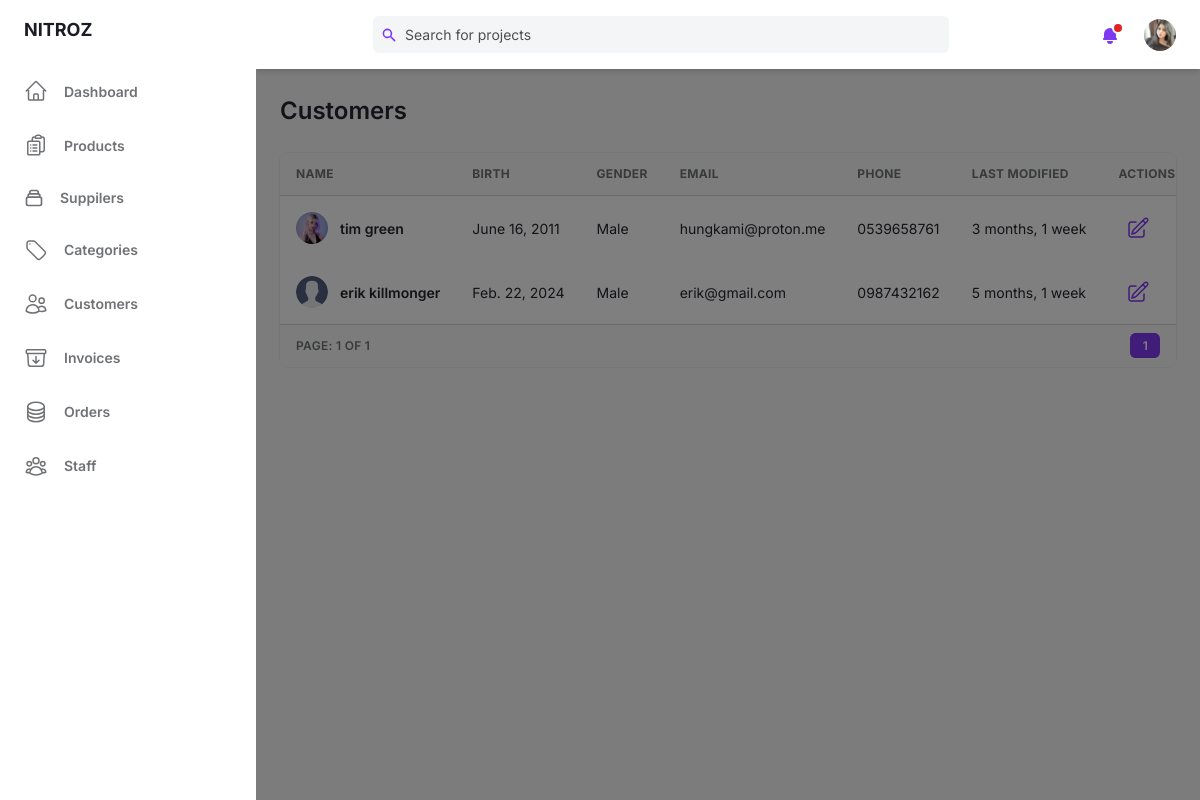
/super/customer/ (signed in), run on an earlier commit of the app's database.
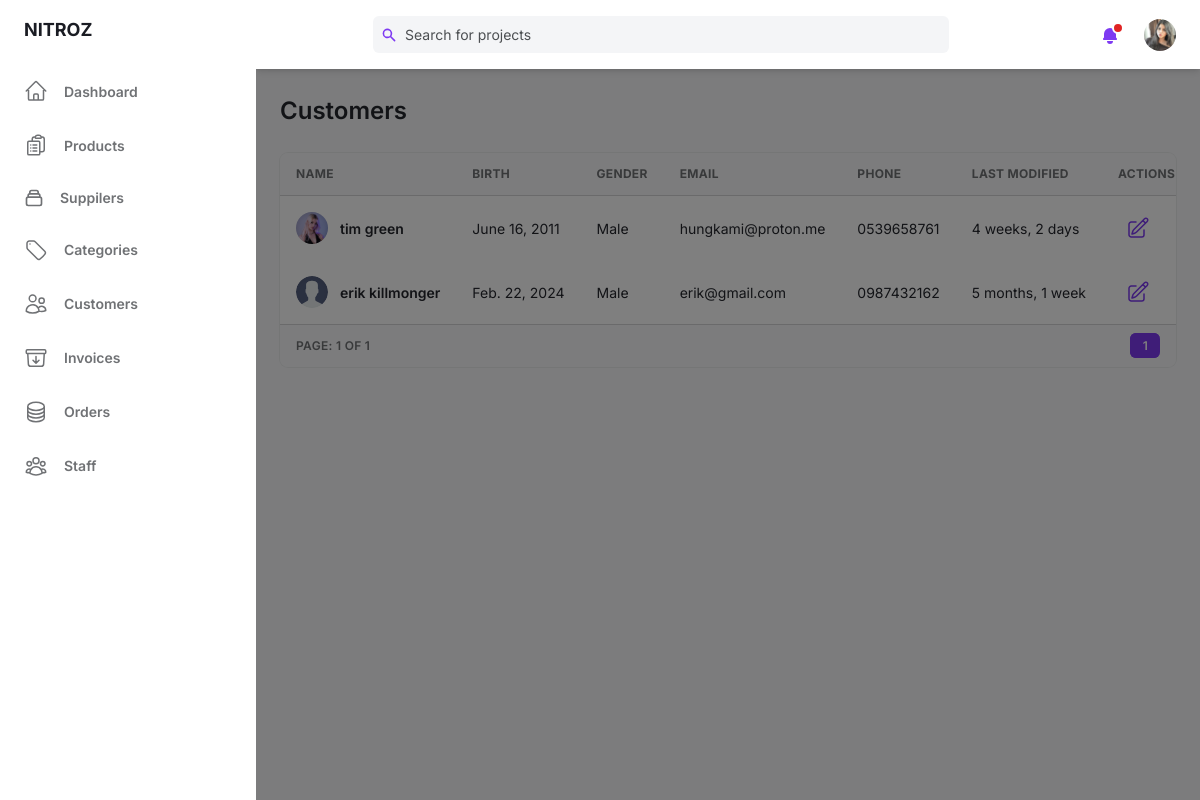
And on a later commit of the database.
### base/models.py (models this page shows)
class User(AbstractUser):
    birth = models.DateField(blank=True,null=True)
    gender = models.BooleanField(default=False)
    email = models.EmailField(unique=True)
    phone = models.CharField(max_length=10,blank=True,null=True)
    avatar = models.ImageField(null=True,blank=True,upload_to='users/',default= 'users/avatar.svg')
    old_cart = models.CharField(max_length=200, blank=True, null=True)
    updated = models.DateTimeField(auto_now=True)
    created = models.DateTimeField(auto_now_add=True)
    USERNAME_FIELD = 'email'
    REQUIRED_FIELDS = []
    @property
    def ImageURL(self):
        try:
            url = self.avatar.url
        except:
            url = ''
        return url
    objects = CustomUserManager()

### base/views.py (the view)
    def wrapper(request, *args, **kwargs):
        if not request.user.is_authenticated or not request.user.is_staff:
            messages.error(request,"You are not allow to do that action!")
            return redirect('admin_login')
        return view_func(request, *args, **kwargs)

### base/context_processors.py (called while the page is built)
def cart(request):
    return {'cart': Cart(request)}

### base/views.py (called while the page is built)
def staff_required(view_func):
    def wrapper(request, *args, **kwargs):
        if not request.user.is_authenticated or not request.user.is_staff:
            messages.error(request,"You are not allow to do that action!")
            return redirect('admin_login')
        return view_func(request, *args, **kwargs)
    return wrapper

@staff_required
@login_required(login_url='/super/login/')
def customerAdmin(request):
    pageView = 'read'
    if 'q' in request.GET:
        q = request.GET['q']
        mutiple_q = Q( Q(username__icontains=q) |
                        Q(first_name__icontains=q) |
                        Q(last_name__icontains=q) |
                        Q(email__icontains=q))
        customers = User.objects.filter(mutiple_q, is_staff=False)
    else:
        customers = User.objects.filter(is_staff=False)
    page = Paginator(customers, 4)
    page_list = request.GET.get('page')
    page = page.get_page(page_list)
    context = {'customers':customers, 'page':page, 'pageView':pageView}
    return render(request, 'base/admin/customer.html',context)

### base/templates/base/admin/customer.html (shortened to what the changed rows need)
{% extends "admin/main.html" %}
{% block content %}
<main class="h-full pb-16 overflow-y-auto">
    <div class="container grid px-6 mx-auto">
      {% if pageView == 'read' %}
      <h2 class="my-6 text-2xl font-semibold text-gray-700 dark:text-gray-200">Customers</h2>
      {% elif pageView == 'edit' %}
      <h2 class="my-6 text-2xl font-semibold text-gray-700 dark:text-gray-200">Edit Customer</h2>
      {% endif %}
      {% if pageView == 'read' %}
      <div class="w-full overflow-hidden rounded-lg shadow-xs">
        <div class="w-full overflow-x-auto">
            <table class="w-full whitespace-no-wrap">
                <thead>
                <tr class="text-xs font-semibold tracking-wide text-left text-gray-500 uppercase border-b dark:border-gray-700 bg-gray-50 dark:text-gray-400 dark:bg-gray-800">
                    <th class="px-4 py-3">Name</th>
                    <th class="px-4 py-3">Birth</th>
                    <th class="px-4 py-3">Gender</th>
                    <th class="px-4 py-3">Email</th>
                    <th class="px-4 py-3">Phone</th>
                    <th class="px-4 py-3">Last Modified</th>
                    <th class="px-4 py-3">Actions</th>
                </tr>
                </thead>
                {% for user in page.object_list %}
                <tbody class="bg-white divide-y dark:divide-gray-700 dark:bg-gray-800">
                <tr class="text-gray-700 dark:text-gray-400">
                    <td class="px-4 py-3">
                    <div class="flex items-center text-sm">
                        <div class="relative hidden w-8 h-8 mr-3 rounded-full md:block">
                        <img
                            class="object-cover w-full h-full rounded-full"
                            src="{{user.ImageURL}}" alt="" loading="lazy"/>
                        <div class="absolute inset-0 rounded-full shadow-inner" aria-hidden="true"></div>
                        </div>
                        <div>
                        <p class="font-semibold">{{user.first_name}} {{user.last_name}}</p>
                        </div>
                    </div>
                    </td>
                    <td class="px-4 py-3 text-sm">{{user.birth}}</td>
                    {% if user.gender %}
                    <td class="px-4 py-3 text-sm">Male</td>
                    {% else %}
                    <td class="px-4 py-3 text-sm">Female</td>
                    {% endif %}
                    <td class="px-4 py-3 text-sm">{{user.email}}</td>
                    <td class="px-4 py-3 text-sm">{{user.phone}}</td>
                    <td class="px-4 py-3 text-sm">{{user.updated|timesince}}</td>
                    <td class="px-4 py-3">
                    <div class="flex items-center space-x-4 text-sm">
                        <button class="flex items-center justify-between px-2 py-2 text-sm font-medium leading-5 text-purple-600 rounded-lg dark:text-gray-400 focus:outline-none focus:shadow-outline-gray"
                        aria-label="Edit"><a href="{% url 'updateCustomer' user.id %}">
                        </a>
                        </button>
                    </div>
                    </td>
                </tr>
                </tbody>
                {% endfor %}
            </table>
        </div>
      </div>
      {% endif %}
    </div>
</main>
{% endblock content %}

What changed in the data, as far as the page shows it:
changed User "tim": updated "3 months, 1 week" → "4 weeks, 2 days"
